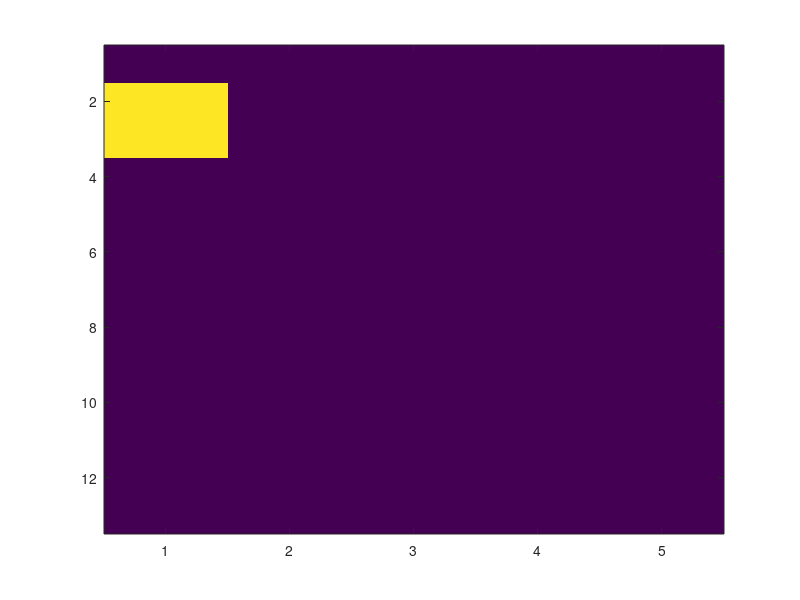
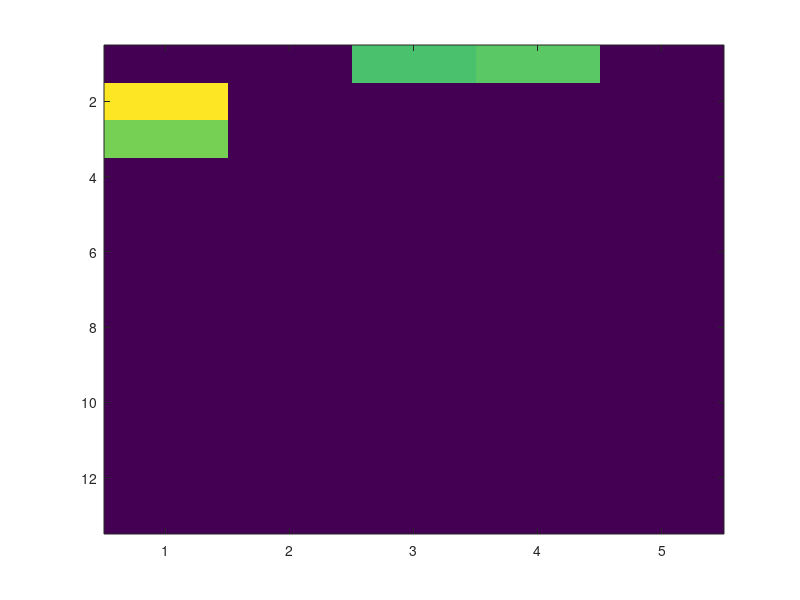
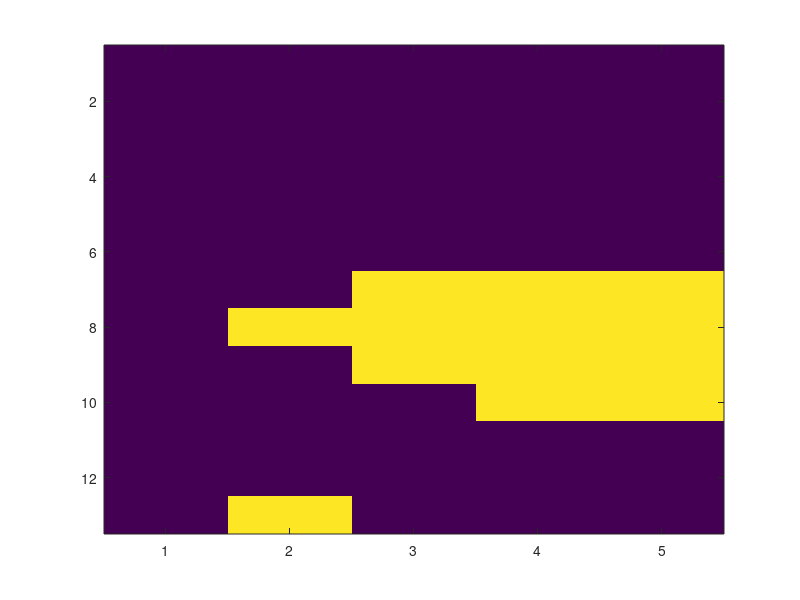
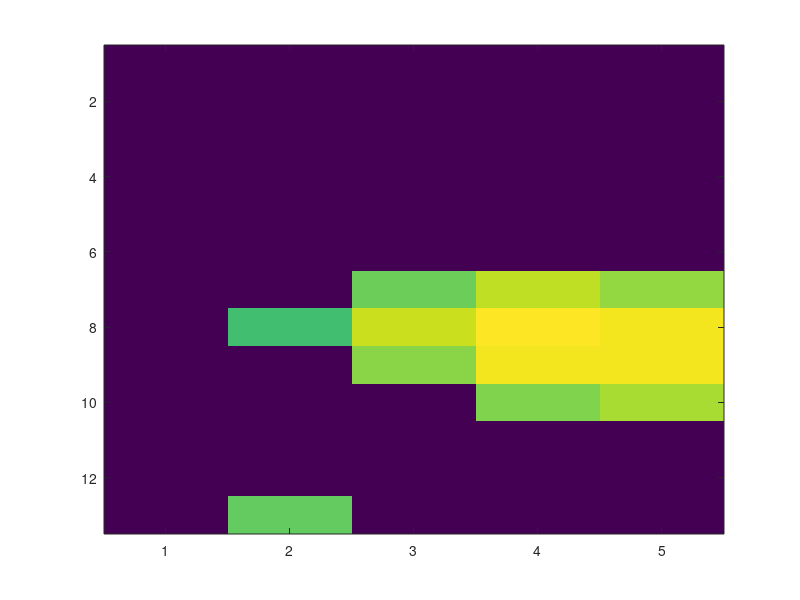

Write the MATLAB code that produced these figures, in order. (Note: this script raises an error after producing the figures.)
%% Cluster test
clear all;
load('maps_rms.mat');
% coordinates of electrodes
[x, y] = meshgrid(1:5, 1:13);
% amplitudes for electrodes on cluster from watershed
d = masks.*data;
cls1 = zeros(13,5,8);
% cluster calculation
for i = 1:8
    d1 = d(:,:,i);
    % reshaped amplitude and coordinates map
    d1r = reshape(d1,65,1);
    xr = reshape(x,65,1);
    yr = reshape(y,65,1);
    % data set prepared for hierarchical clustering (X, Y, AMP)
    dataset = horzcat(xr, yr, d1r);
%     cls1r = clusterdata(dataset, 'maxclust', 2);
    cls1r = clusterdata(dataset, 'criterion', 'distance',...
        'distance', 'spearman', 'maxclust', 3);
    % find max peak-peak amplitude
    ind = find(d1r == max(d1r));
    clmax = (cls1r == cls1r(ind)).*cls1r;
    cls1(:,:,i) = reshape(clmax,13,5);
    % plot of clusters
    figure; imagesc(cls1(:,:,i));
    figure; imagesc(d1);
end

% m2 = cls1;
% % only execute cluster cleaning if the cluster has more than one electrode
% for j = 1:8
%     m1 = masks(:,:,j);
%     % first neighbors
%     [cord(:,1), cord(:,2)] = find(m1);
%     mm = ones(3,3);
%     mm(2,2) = 0;
%     if size(cord, 1) > 1
%         for i = 1:size(cord, 1)
%             % first row
%             if cord(i,1) == 1
%                 if cord(i,2) == 1
%                     aux  = mm(2:3, 2:3).*m1(cord(i,1):cord(i,1)+1, cord(i,2):cord(i,2)+1);
%                 elseif cord(i,2) == 5
%                     aux  = mm(2:3, 1:2).*m1(cord(i,1):cord(i,1)+1, cord(i,2)-1:cord(i,2));
%                 else
%                     aux  = mm(2:3, 1:3).*m1(cord(i,1):cord(i,1)+1, cord(i,2)-1:cord(i,2)+1);
%                 end
%                 % last row
%             elseif cord(i,1) == 13
%                 if cord(i,2) == 1
%                     aux  = mm(1:2, 2:3).*m1(cord(i,1)-1:cord(i,1), cord(i,2):cord(i,2)+1);
%                 elseif cord(i,2) == 5
%                     aux  = mm(1:2, 1:2).*m1(cord(i,1)-1:cord(i,1), cord(i,2)-1:cord(i,2));
%                 else
%                     aux  = mm(1:2, 1:3).*m1(cord(i,1)-1:cord(i,1), cord(i,2)-1:cord(i,2)+1);
%                 end
%                 % middle rows
%             else
%                 if cord(i,2) == 1
%                     aux  = mm(1:3, 2:3).*m1(cord(i,1)-1:cord(i,1)+1, cord(i,2):cord(i,2)+1);
%                 elseif cord(i,2) == 5
%                     aux  = mm(1:3, 1:2).*m1(cord(i,1)-1:cord(i,1)+1, cord(i,2)-1:cord(i,2));
%                 else
%                     aux  = mm.*m1(cord(i,1)-1:cord(i,1)+1, cord(i,2)-1:cord(i,2)+1);
%                 end
%             end
%             
%             if cumsum(cumsum(aux,1),2) == 0;
%                 m2(cord(i,1), cord(i,2), j) = 0;
%             end
%         end
%     end
%     clear cord
%     figure; imagesc(m2(:,:,j));
% end

m2 = cls1;
% only execute cluster cleaning if the cluster has more than one electrode
for j = 1:8
    m2(:,:,j) = clusterfilt(masks(:,:,j));
    figure; imagesc(m2(:,:,j));
end